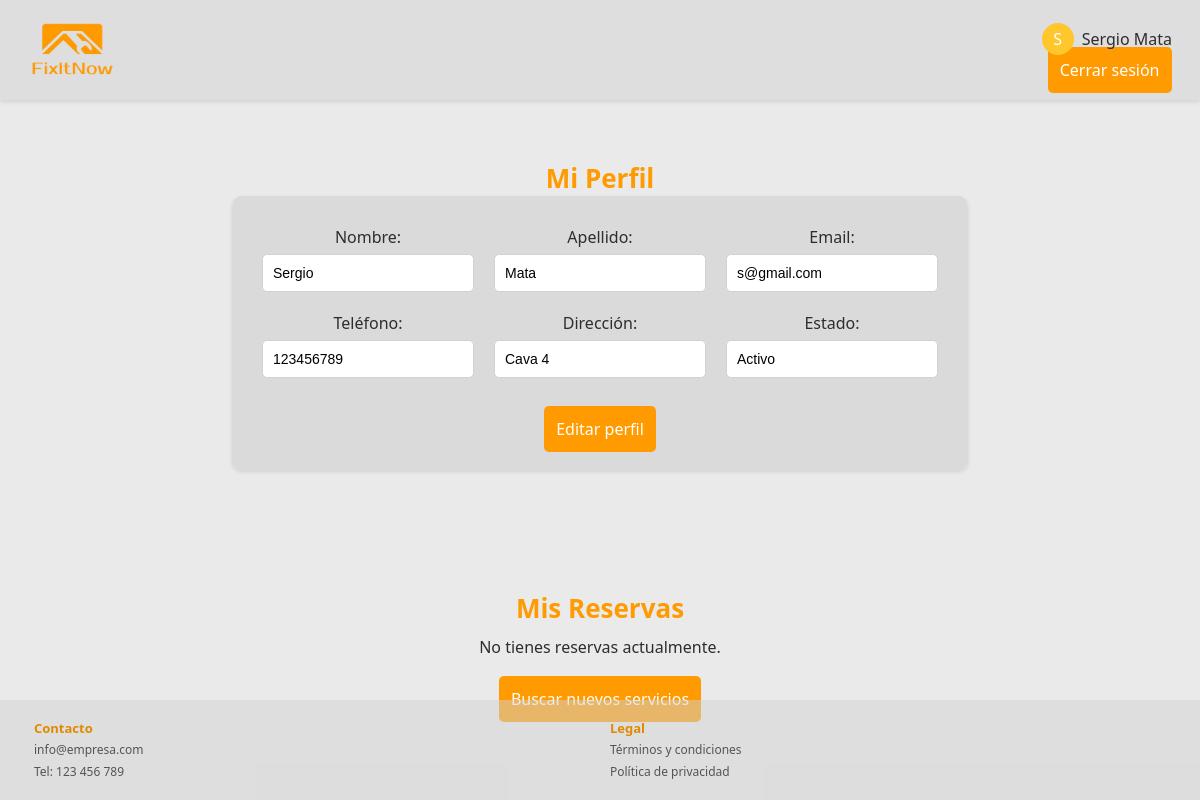
The app's page /vistas_usuarios/perfil_cliente.php (signed in) with its own data.
### tables this page shows
CREATE TABLE `usuarios` (
  `id_usuario` int(11) NOT NULL,
  `nombre` varchar(255) NOT NULL,
  `apellido` varchar(255) NOT NULL,
  `email` varchar(255) NOT NULL,
  `contraseña` varchar(255) NOT NULL,
  `telefono` varchar(255) DEFAULT NULL,
  `direccion` text DEFAULT NULL,
  `DNI` varchar(9) NOT NULL,
  `foto_perfil` longblob NOT NULL,
  `id_tipo_usuario` int(11) DEFAULT NULL,
  `id_estado_usuario` int(11) DEFAULT NULL
);

CREATE TABLE `estados_usuarios` (
  `id_estado_usuario` int(11) NOT NULL,
  `estado` varchar(255) NOT NULL
);

### vistas_usuarios/perfil_cliente.php (the view, shortened to what this page needs)
<?php
require_once '../config/database.php';
$id_cliente = $_SESSION['usuario']['id'];
try {
    $stmt = $pdo->prepare("
        SELECT u.*, eu.estado as estado_usuario
        FROM usuarios u
        JOIN estados_usuarios eu ON u.id_estado_usuario = eu.id_estado_usuario
        WHERE u.id_usuario = ?
    ");
    $stmt->execute([$id_cliente]);
    $cliente = $stmt->fetch();
    $stmt = $pdo->prepare("
        SELECT r.*, s.nombre as servicio, s.precio, s.duracion,
               CONCAT(a.nombre, ' ', a.apellido) as autonomo,
               a.telefono as telefono_autonomo
        FROM reservas r
        JOIN servicios s ON r.id_servicio = s.id_servicio
        JOIN usuarios a ON s.id_autonomo = a.id_usuario
        WHERE r.id_cliente = ?
        ORDER BY r.fecha_hora DESC
    ");
    $stmt->execute([$id_cliente]);
    $reservas = $stmt->fetchAll() ?: [];
} catch (PDOException $e) {
    die("Error de base de datos: " . $e->getMessage());
} catch (Exception $e) {
    die($e->getMessage());
}
?>
<!DOCTYPE html>
<html lang="es">
<head>
    <link rel="stylesheet" href="../styles.css">
</head>
<body>
    <header>
        <div class="header-container">
        <div class="logo-container">
                <a href="../main.php">
                    <img src="../media/logo.png" alt="Logo FixItNow" class="logo">
                </a>
            </div>
            <div class="user-container">
                <div class="profile-container">
                    <?php include '../includes/profile_header.php'; ?>
                    <a href="../includes/logout.php" class="submit-btn" style="margin-left: 10px;">Cerrar sesión</a>
                </div>
            </div>
        </div>
    </header>
    <div class="container1">
        <div class="document-container">
            <h1 class="document-title">Mi Perfil</h1>
            <div class="form-grid">
                <div class="form-row">
                    <label>
                        <span>Nombre:</span>
                        <input type="text" value="<?= htmlspecialchars($cliente['nombre'] ?? '') ?>" readonly>
                    </label>
                    <label>
                        <span>Apellido:</span>
                        <input type="text" value="<?= htmlspecialchars($cliente['apellido'] ?? '') ?>" readonly>
                    </label>
                    <label>
                        <span>Email:</span>
                        <input type="email" value="<?= htmlspecialchars($cliente['email'] ?? '') ?>" readonly>
                    </label>
                    <label>
                        <span>Teléfono:</span>
                        <input type="tel" value="<?= htmlspecialchars($cliente['telefono'] ?? '') ?>" readonly>
                    </label>
                    <label>
                        <span>Dirección:</span>
                        <input type="text" value="<?= htmlspecialchars($cliente['direccion'] ?? '') ?>" readonly>
                    </label>
                    <label>
                        <span>Estado:</span>
                        <input type="text" value="<?= htmlspecialchars($cliente['estado_usuario'] ?? '') ?>" readonly>
                    </label>
                </div>
                <div class="form-actions">
                    <a href="editar_perfil.php" class="submit-btn">Editar perfil</a>
                </div>
            </div>
        </div>
        <div class="document-container">
            <h2 class="document-title">Mis Reservas</h2>
            <?php if (!empty($reservas)): ?>
                <div class="form-grid">
                    <table>
                        <thead>
                            <tr>
                                <th>Servicio</th>
                                <th>Autónomo</th>
                                <th>Fecha y Hora</th>
                                <th>Precio</th>
                                <th>Duración</th>
                                <th>Estado</th>
                                <th>Acciones</th>
                            </tr>
                        </thead>
                        <tbody>
                            <?php foreach ($reservas as $reserva): ?>
                                <tr>
                                    <td><?= htmlspecialchars($reserva['servicio'] ?? '') ?></td>
                                    <td><?= htmlspecialchars($reserva['autonomo'] ?? '') ?></td>
                                    <td><?= isset($reserva['fecha_hora']) ? date('d/m/Y H:i', strtotime($reserva['fecha_hora'])) : '' ?></td>
                                    <td><?= isset($reserva['precio']) ? number_format($reserva['precio'], 2) . ' €' : '' ?></td>
                                    <td><?= isset($reserva['duracion']) ? $reserva['duracion'] . ' min' : '' ?></td>
                                    <td><?= isset($reserva['estado']) ? ucfirst(htmlspecialchars($reserva['estado'])) : '' ?></td>
                                    <td class="form-actions">
                                        <?php if (($reserva['estado'] ?? '') == 'pendiente'): ?>
                                            <a href="cancelar_reserva.php?id=<?= $reserva['id_reserva'] ?? '' ?>" class="submit-btn" style="padding: 8px 12px; font-size: 14px;">Cancelar</a>
                                        <?php endif; ?>
                                        <a href="contactar.php?id=<?= $reserva['id_servicio'] ?? '' ?>" class="submit-btn" style="padding: 8px 12px; font-size: 14px; background-color: var(--color-text-light);">Contactar</a>
                                    </td>
                                </tr>
                            <?php endforeach; ?>
                        </tbody>
                    </table>
                </div>
            <?php else: ?>
                <p class="document-text">No tienes reservas actualmente.</p>
            <?php endif; ?>
            <div class="form-actions" style="margin-top: 20px;">
                <a href="buscar_servicios.php" class="submit-btn">Buscar nuevos servicios</a>
            </div>
        </div>
    </div>
    <footer>
        <div class="footer-container">
            <div class="footer-section">
                <h4 class="footer-title">Contacto</h4>
                <ul class="footer-list">
                    <li><a href="#" class="footer-link">info@empresa.com</a></li>
                    <li><a href="#" class="footer-link">Tel: 123 456 789</a></li>
                </ul>
            </div>
            <div class="footer-section">
                <h4 class="footer-title">Legal</h4>
                <ul class="footer-list">
                    <li><a href="#" class="footer-link">Términos y condiciones</a></li>
                    <li><a href="#" class="footer-link">Política de privacidad</a></li>
                </ul>
            </div>
        </div>
    </footer>
</body>
</html>

### styles.css (style rules this page uses)
:root { --color-primary: #FF9B00; --color-primary-dark: #E08A00; --color-primary-light: #FFC72C; --color-text: #2d2d2d; --color-text-light: #494949; --color-text-lighter: #555; --color-background: rgba(210, 210, 210, 0.5); --color-background-content: rgba(210, 210, 210, 0.688); --color-border: #D2D2D2; --color-white: white; --color-hover: #F5F5F5; --font-family: 'Segoe UI', Tahoma, Geneva, Verdana, sans-serif; --transition: all 0.3s ease; --radius-sm: 5px; --radius-md: 10px; --radius-lg: 20px; --shadow: 0 2px 4px rgba(0, 0, 0, 0.1); }
* { margin: 0; padding: 0; box-sizing: border-box; }
body { margin: 0; font-family: var(--font-family); display: flex; flex-direction: column; min-height: 100vh; position: relative; overflow: hidden; z-index: 0; }
a { color: grey; text-decoration: none; }
body::before { content: ''; position: fixed; top: 0; left: 0; width: 100%; height: 100%; background-color: #dcdcdc; background-size: cover; background-position: center; opacity: 0.6; z-index: -1; pointer-events: none; backdrop-filter: blur(5px); }
header { background-color: var(--color-background); padding: 0; box-shadow: var(--shadow); }
.header-container { max-width: 1400px; margin: 0 auto; padding: 0 24px; height: 100px; display: flex; align-items: center; justify-content: space-between; }
.logo-container { display: flex; align-items: center; }
.logo { height: 200px; margin-right: 16px; }
.user-container { display: flex; align-items: center; gap: 16px; }
.profile-container { position: relative; }
.container1 { display: flex; flex-direction: column; justify-content: flex-start; align-items: center; width: 100%; height: calc(100vh - 100px - 60px); padding-bottom: 20px; }
.document-container { display: flex; flex-direction: column; justify-content: center; padding: 20px; text-align: center; border-radius: var(--radius-md); width: 80%; margin: 40px auto; }
.textocookies, .document-text { padding: 10px; color: var(--color-text); font-size: 16px; }
.titulocookies, .document-title { font-size: 26px; color: #ff9b00; }
footer { background-color: var(--color-background); padding: 20px 0; width: 100%; margin-top: auto; position: absolute; bottom: 0; }
.footer-container { max-width: 1400px; margin: 0 auto; padding: 0 24px; height: 60px; display: flex; align-items: center; justify-content: space-between; }
.footer-section { flex: 1; min-width: 150px; margin: 10px; }
.footer-section h4, .footer-title { font-size: 13px; font-weight: bold; color: var(--color-primary-dark); }
.footer-section ul, .footer-list { list-style: none; padding: 0; }
.footer-section ul li a, .footer-link { text-decoration: none; color: var(--color-text-lighter); font-size: 12px; }
@media (min-width: 768px) { .logo { height: 80px; } }
label { font-weight: 500; color: var(--color-text); }
input[type="text"], input[type="email"], input[type="password"], input[type="tel"], textarea { padding: 10px; border: 1px solid var(--color-border); border-radius: var(--radius-sm); font-size: 14px; background-color: white; transition: var(--transition); }
.submit-btn { background-color: var(--color-primary); color: white; padding: 12px; font-size: 16px; border: none; border-radius: var(--radius-sm); cursor: pointer; transition: var(--transition); }
.form-grid { display: flex; flex-direction: column; gap: 20px; width: 80%; max-width: 1000px; margin: 0 auto; background-color: var(--color-background-content); padding: 30px; border-radius: var(--radius-md); box-shadow: var(--shadow); }
.form-row { display: grid; grid-template-columns: repeat(3, 1fr); gap: 20px; }
.form-row label { display: flex; flex-direction: column; font-weight: 500; color: var(--color-text); gap: 6px; }
.form-row input, .form-row textarea { padding: 10px; border: 1px solid var(--color-border); border-radius: var(--radius-sm); background-color: white; font-size: 14px; }
.form-actions { text-align: center; margin-top: 20px; }

### records on screen
usuarios: nombre "Sergio", apellido "Mata", email "s@gmail.com", telefono "123456789", direccion "Cava 4", id_estado_usuario.estado "Activo"

### other values on screen
substr($_SESSION['usuario']['nombre'], 0, 1) "S"
